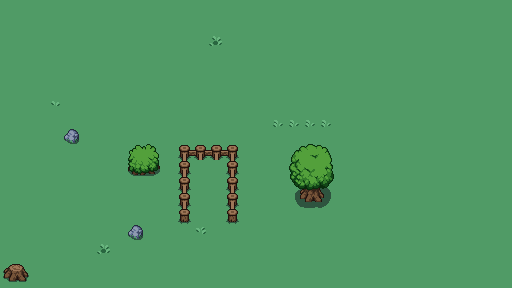

Rendered tile map (Tiled .tmx) drawn with the repository's tilesets; below, a short description and the full map source, tile grids included:
An orthogonal 32x18 tile map with 16x16 px tiles, 3 tile layers (ground, bg_1, fg_1), 2 tilesets and 3 objects (2x slime, Player).

<map version="1.10" tiledversion="1.10.2" orientation="orthogonal" renderorder="right-down" width="32" height="18" tilewidth="16" tileheight="16" infinite="0" nextlayerid="5" nextobjectid="4">
 <tileset firstgid="1" name="map_ext" tilewidth="16" tileheight="16" spacing="12" margin="6" tilecount="512" columns="32">
  <image source="map_ext.png" width="896" height="448" />
 </tileset>
 <tileset firstgid="513" name="entities" tilewidth="48" tileheight="48" tilecount="2" columns="0">
  <grid orientation="orthogonal" width="1" height="1" />
  <tile id="0">
   <image width="48" height="48" source="player.png" />
  </tile>
  <tile id="1">
   <image width="32" height="32" source="slime.png" />
  </tile>
 </tileset>
 <layer id="1" name="ground" width="32" height="18" locked="1">
  <data encoding="csv">
343,343,343,343,343,343,343,343,343,343,343,343,343,343,343,343,343,343,343,343,343,343,343,343,343,343,343,343,343,343,343,343,
343,343,343,343,343,343,343,343,343,343,343,343,343,343,343,343,343,343,343,343,343,343,343,343,343,343,343,343,343,343,343,343,
343,343,343,343,343,343,343,343,343,343,343,343,343,343,343,343,343,343,343,343,343,343,343,343,343,343,343,343,343,343,343,343,
343,343,343,343,343,343,343,343,343,343,343,343,343,343,343,343,343,343,343,343,343,343,343,343,343,343,343,343,343,343,343,343,
343,343,343,343,343,343,343,343,343,343,343,343,343,343,343,343,343,343,343,343,343,343,343,343,343,343,343,343,343,343,343,343,
343,343,343,343,343,343,343,343,343,343,343,343,343,343,343,343,343,343,343,343,343,343,343,343,343,343,343,343,343,343,343,343,
343,343,343,343,343,343,343,343,343,343,343,343,343,343,343,343,343,343,343,343,343,343,343,343,343,343,343,343,343,343,343,343,
343,343,343,343,343,343,343,343,343,343,343,343,343,343,343,343,343,343,343,343,343,343,343,343,343,343,343,343,343,343,343,343,
343,343,343,343,343,343,343,343,343,343,343,343,343,343,343,343,343,343,343,343,343,343,343,343,343,343,343,343,343,343,343,343,
343,343,343,343,343,343,343,343,343,343,343,343,343,343,343,343,343,343,343,343,343,343,343,343,343,343,343,343,343,343,343,343,
343,343,343,343,343,343,343,343,343,343,343,343,343,343,343,343,343,343,343,343,343,343,343,343,343,343,343,343,343,343,343,343,
343,343,343,343,343,343,343,343,343,343,343,343,343,343,343,343,343,343,343,343,343,343,343,343,343,343,343,343,343,343,343,343,
343,343,343,343,343,343,343,343,343,343,343,343,343,343,343,343,343,343,343,343,343,343,343,343,343,343,343,343,343,343,343,343,
343,343,343,343,343,343,343,343,343,343,343,343,343,343,343,343,343,343,343,343,343,343,343,343,343,343,343,343,343,343,343,343,
343,343,343,343,343,343,343,343,343,343,343,343,343,343,343,343,343,343,343,343,343,343,343,343,343,343,343,343,343,343,343,343,
343,343,343,343,343,343,343,343,343,343,343,343,343,343,343,343,343,343,343,343,343,343,343,343,343,343,343,343,343,343,343,343,
343,343,343,343,343,343,343,343,343,343,343,343,343,343,343,343,343,343,343,343,343,343,343,343,343,343,343,343,343,343,343,343,
343,343,343,343,343,343,343,343,343,343,343,343,343,343,343,343,343,343,343,343,343,343,343,343,343,343,343,343,343,343,343,343
</data>
 </layer>
 <layer id="2" name="bg_1" width="32" height="18" locked="1">
  <data encoding="csv">
0,0,0,0,0,0,0,0,0,0,0,0,0,0,0,0,0,0,0,0,0,0,0,0,0,0,0,0,0,0,0,0,
0,0,0,0,0,0,0,0,0,0,0,0,0,0,0,0,0,0,0,0,0,0,0,0,0,0,0,0,0,0,0,0,
0,0,0,0,0,0,0,0,0,0,0,0,0,378,0,0,0,0,0,0,0,0,0,0,0,0,0,0,0,0,0,0,
0,0,0,0,0,0,0,0,0,0,0,0,0,0,0,0,0,0,0,0,0,0,0,0,0,0,0,0,0,0,0,0,
0,0,0,0,0,0,0,0,0,0,0,0,0,0,0,0,0,0,0,0,0,0,0,0,0,0,0,0,0,0,0,0,
0,0,0,0,0,0,0,0,0,0,0,0,0,0,0,0,0,0,0,0,0,0,0,0,0,0,0,0,0,0,0,0,
0,0,0,375,0,0,0,0,0,0,0,0,0,0,0,0,0,0,0,0,0,0,0,0,0,0,0,0,0,0,0,0,
0,0,0,0,0,0,0,0,0,0,0,0,0,0,0,0,0,377,377,377,377,0,0,0,0,0,0,0,0,0,0,0,
0,0,0,0,0,0,0,0,0,0,0,0,0,0,0,0,0,0,0,0,0,0,0,0,0,0,0,0,0,0,0,0,
0,0,0,0,0,0,0,0,0,0,0,0,0,0,0,0,0,0,0,0,0,0,0,0,0,0,0,0,0,0,0,0,
0,0,0,0,0,0,0,0,359,360,0,0,0,0,0,0,0,0,0,0,0,0,0,0,0,0,0,0,0,0,0,0,
0,0,0,0,0,0,0,0,0,0,0,0,0,0,0,0,0,0,0,0,0,0,0,0,0,0,0,0,0,0,0,0,
0,0,0,0,0,0,0,0,0,0,0,0,0,0,0,0,0,0,0,0,0,0,0,0,0,0,0,0,0,0,0,0,
0,0,0,0,0,0,0,0,0,0,0,0,0,0,0,0,0,0,0,0,0,0,0,0,0,0,0,0,0,0,0,0,
0,0,0,0,0,0,0,0,0,0,0,0,376,0,0,0,0,0,0,0,0,0,0,0,0,0,0,0,0,0,0,0,
0,0,0,0,0,0,378,0,0,0,0,0,0,0,0,0,0,0,0,0,0,0,0,0,0,0,0,0,0,0,0,0,
0,0,0,0,0,0,0,0,0,0,0,0,0,0,0,0,0,0,0,0,0,0,0,0,0,0,0,0,0,0,0,0,
0,0,0,0,0,0,0,0,0,0,0,0,0,0,0,0,0,0,0,0,0,0,0,0,0,0,0,0,0,0,0,0
</data>
 </layer>
 <layer id="3" name="fg_1" width="32" height="18" locked="1">
  <data encoding="csv">
0,0,0,0,0,0,0,0,0,0,0,0,0,0,0,0,0,0,0,0,0,0,0,0,0,0,0,0,0,0,0,0,
0,0,0,0,0,0,0,0,0,0,0,0,0,0,0,0,0,0,0,0,0,0,0,0,0,0,0,0,0,0,0,0,
0,0,0,0,0,0,0,0,0,0,0,0,0,0,0,0,0,0,0,0,0,0,0,0,0,0,0,0,0,0,0,0,
0,0,0,0,0,0,0,0,0,0,0,0,0,0,0,0,0,0,0,0,0,0,0,0,0,0,0,0,0,0,0,0,
0,0,0,0,0,0,0,0,0,0,0,0,0,0,0,0,0,0,0,0,0,0,0,0,0,0,0,0,0,0,0,0,
0,0,0,0,0,0,0,0,0,0,0,0,0,0,0,0,0,0,0,0,0,0,0,0,0,0,0,0,0,0,0,0,
0,0,0,0,0,0,0,0,0,0,0,0,0,0,0,0,0,0,0,0,0,0,0,0,0,0,0,0,0,0,0,0,
0,0,0,0,0,0,0,0,0,0,0,0,0,0,0,0,0,0,0,0,0,0,0,0,0,0,0,0,0,0,0,0,
0,0,0,0,129,0,0,0,0,0,0,0,0,0,0,0,0,0,0,0,0,0,0,0,0,0,0,0,0,0,0,0,
0,0,0,0,0,0,0,0,327,328,0,18,19,19,20,0,0,0,257,258,259,0,0,0,0,0,0,0,0,0,0,0,
0,0,0,0,0,0,0,0,0,0,0,49,0,0,49,0,0,0,289,290,291,0,0,0,0,0,0,0,0,0,0,0,
0,0,0,0,0,0,0,0,0,0,0,49,0,0,49,0,0,0,321,322,323,0,0,0,0,0,0,0,0,0,0,0,
0,0,0,0,0,0,0,0,0,0,0,49,0,0,49,0,0,0,353,354,355,0,0,0,0,0,0,0,0,0,0,0,
0,0,0,0,0,0,0,0,0,0,0,81,0,0,81,0,0,0,0,0,0,0,0,0,0,0,0,0,0,0,0,0,
0,0,0,0,0,0,0,0,129,0,0,0,0,0,0,0,0,0,0,0,0,0,0,0,0,0,0,0,0,0,0,0,
0,0,0,0,0,0,0,0,0,0,0,0,0,0,0,0,0,0,0,0,0,0,0,0,0,0,0,0,0,0,0,0,
331,332,0,0,0,0,0,0,0,0,0,0,0,0,0,0,0,0,0,0,0,0,0,0,0,0,0,0,0,0,0,0,
363,364,0,0,0,0,0,0,0,0,0,0,0,0,0,0,0,0,0,0,0,0,0,0,0,0,0,0,0,0,0,0
</data>
 </layer>
 <objectgroup id="4" name="entities">
  <object id="1" name="player" type="Player" gid="513" x="16" y="256" width="48" height="48" />
  <object id="2" name="slime" gid="514" x="184" y="181.667" width="32" height="32" />
  <object id="3" name="slime" gid="514" x="95.3334" y="160.667" width="32" height="32" />
 </objectgroup>
</map>
